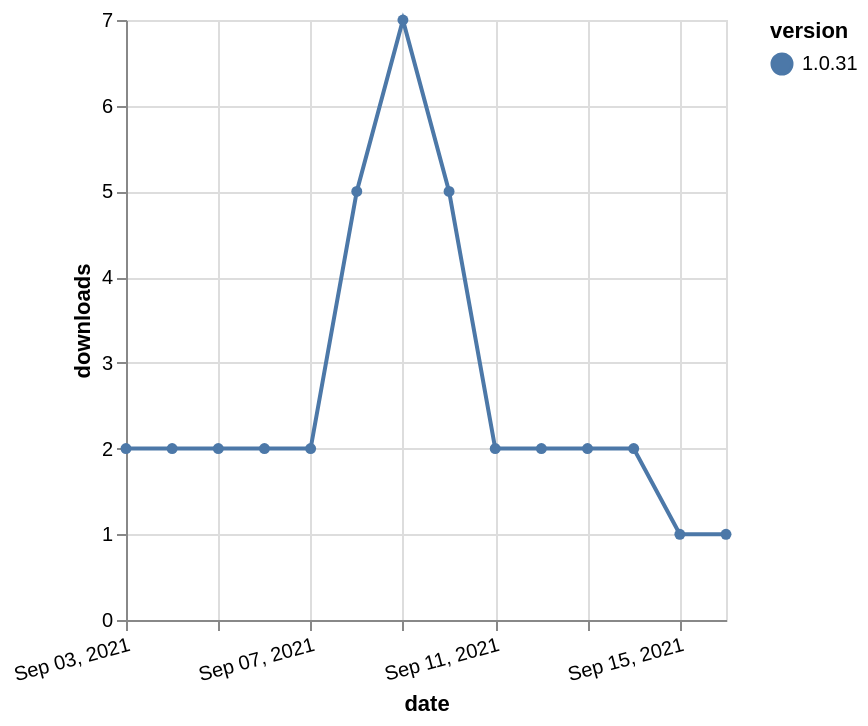

Vega-Lite specification for this chart:
### Vega-Lite specification from a JSON file in a GitHub repository (floating-point values rounded to 4 significant figures)
{"$schema": "https://vega.github.io/schema/vega-lite/v5.json", "description": "A simple bar chart with embedded data.", "data": {"values": [{"date": "2021-09-03", "total": 2762, "delta": 2, "version": "1.0.31"}, {"date": "2021-09-04", "total": 2764, "delta": 2, "version": "1.0.31"}, {"date": "2021-09-05", "total": 2766, "delta": 2, "version": "1.0.31"}, {"date": "2021-09-06", "total": 2768, "delta": 2, "version": "1.0.31"}, {"date": "2021-09-07", "total": 2770, "delta": 2, "version": "1.0.31"}, {"date": "2021-09-08", "total": 2775, "delta": 5, "version": "1.0.31"}, {"date": "2021-09-09", "total": 2782, "delta": 7, "version": "1.0.31"}, {"date": "2021-09-10", "total": 2787, "delta": 5, "version": "1.0.31"}, {"date": "2021-09-11", "total": 2789, "delta": 2, "version": "1.0.31"}, {"date": "2021-09-12", "total": 2791, "delta": 2, "version": "1.0.31"}, {"date": "2021-09-13", "total": 2793, "delta": 2, "version": "1.0.31"}, {"date": "2021-09-14", "total": 2795, "delta": 2, "version": "1.0.31"}, {"date": "2021-09-15", "total": 2796, "delta": 1, "version": "1.0.31"}, {"date": "2021-09-16", "total": 2797, "delta": 1, "version": "1.0.31"}]}, "width": "container", "mark": {"type": "line", "point": {"filled": true}}, "encoding": {"x": {"field": "date", "type": "temporal", "timeUnit": "yearmonthdate", "title": "date", "axis": {"labelAngle": -15}}, "y": {"field": "delta", "type": "quantitative", "title": "downloads"}, "color": {"field": "version", "type": "nominal"}, "tooltip": {"field": "delta"}}}
